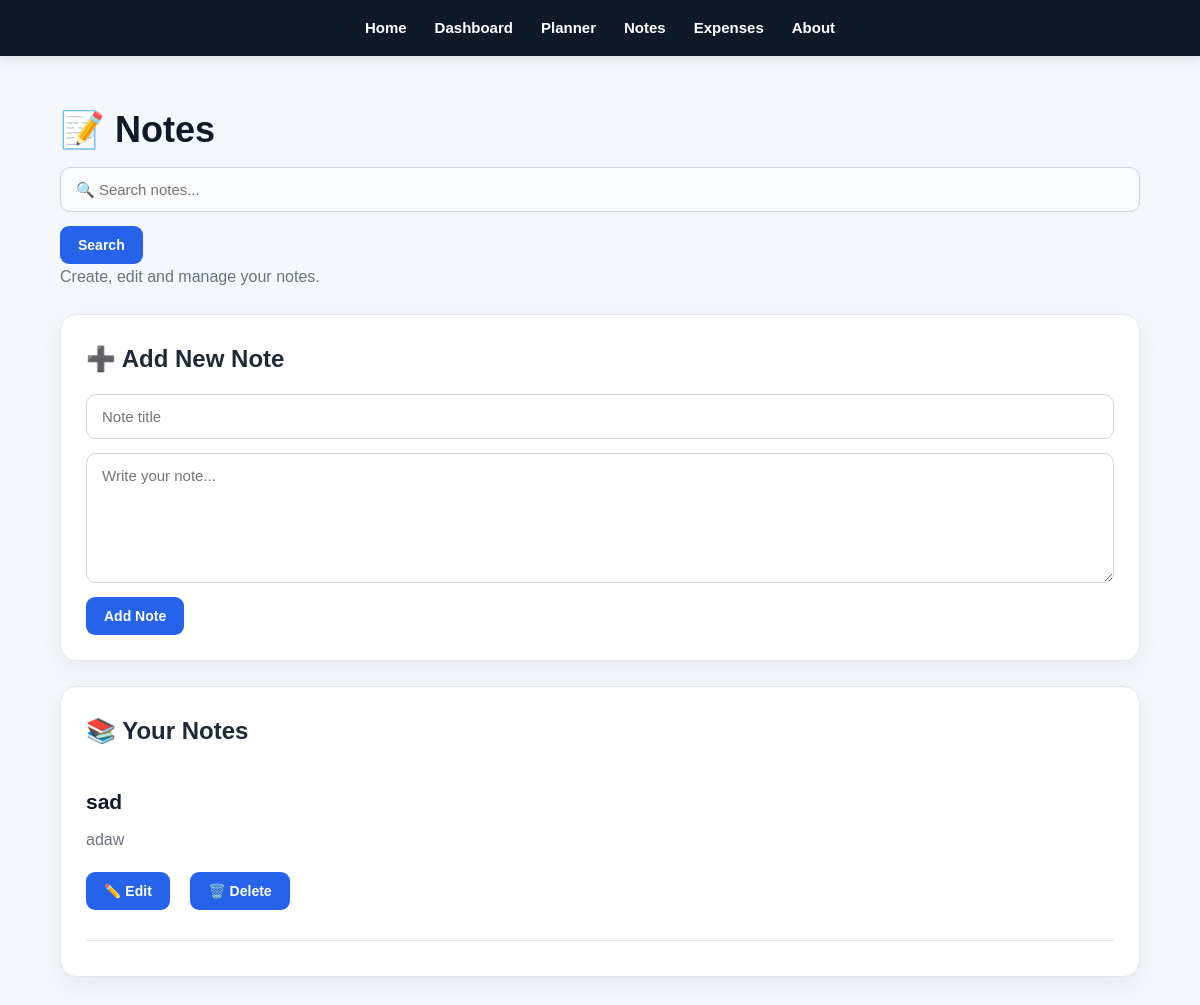
The page /notes on the database as committed earlier.
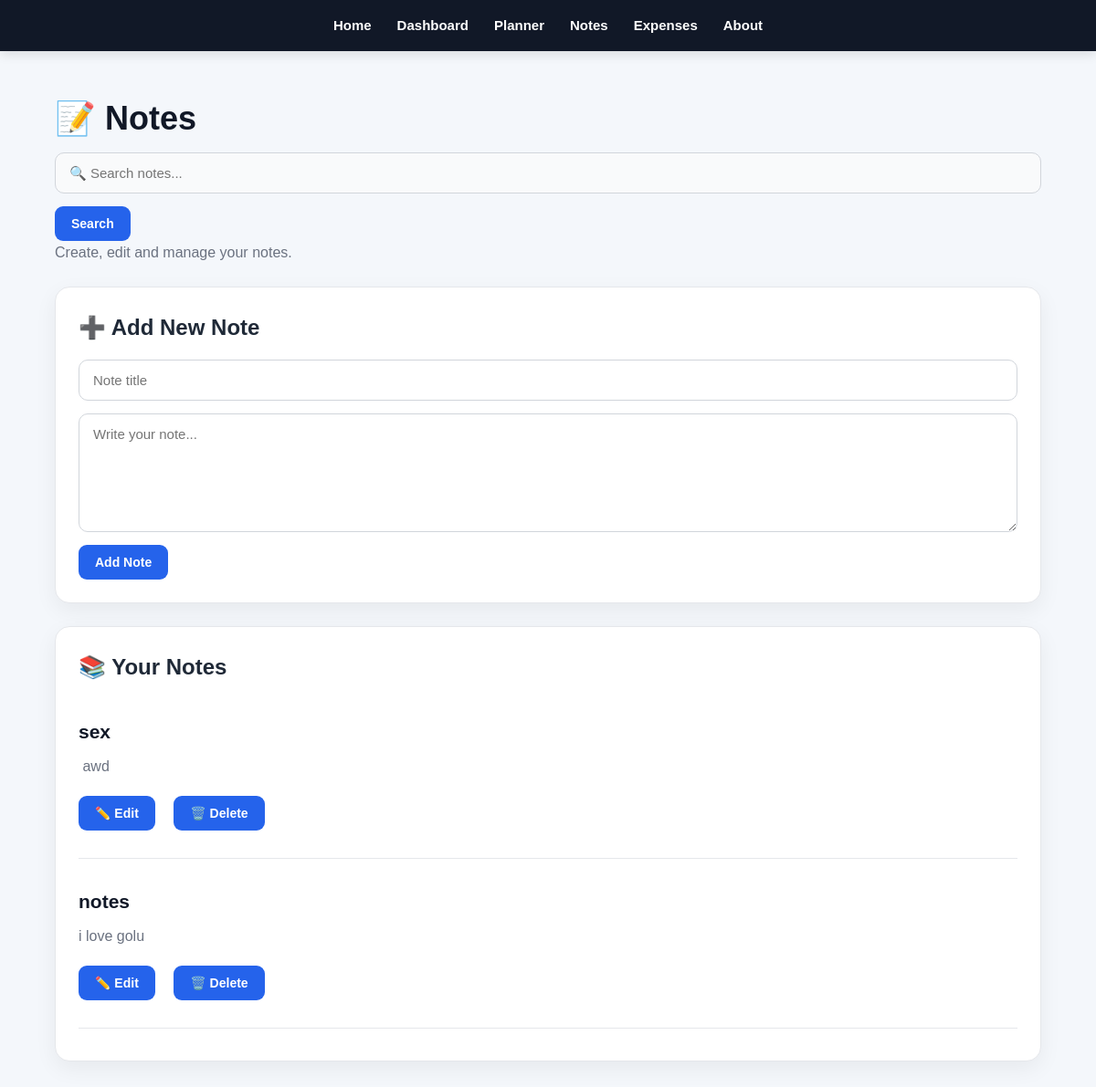
The same page on the database as committed later.
### tables this page shows
CREATE TABLE notes (
    id INTEGER PRIMARY KEY AUTOINCREMENT,
    title TEXT NOT NULL,
    content TEXT NOT NULL
);

### app.py (the view, shortened to what this page needs)
@app.route("/notes", methods=["GET", "POST"])
def notes():
    connection = sqlite3.connect(DATABASE)
    cursor = connection.cursor()
    search = request.args.get("search", "").strip()
    if search:
        cursor.execute(
            """
            SELECT * FROM notes
            WHERE title LIKE ? OR content LIKE ?
            ORDER BY id DESC
            """,
            (f"%{search}%", f"%{search}%")
        )
    else:
        cursor.execute(
            "SELECT * FROM notes ORDER BY id DESC"
        )
    notes = cursor.fetchall()
    connection.close()
    return render_template(
        "notes.html",
        notes=notes,
        search=search
    )

### templates/notes.html (shortened to what this page needs)
<!DOCTYPE html>
<html lang="en">
<head>
    <link rel="stylesheet"
          href="{{ url_for('static', filename='css/style.css') }}">
</head>
<body>
<nav>
    <a href="/">Home</a>
    <a href="/dashboard">Dashboard</a>
    <a href="/planner">Planner</a>
    <a href="/notes">Notes</a>
    <a href="/expenses">Expenses</a>
    <a href="/about">About</a>
</nav>
<div class="container">
    <h1>📝 Notes</h1>
    <form method="GET" action="/notes">
    <input
        type="text"
        name="search"
        placeholder="🔍 Search notes..."
        value="{{ search }}"
    >
    <button type="submit">
        Search
    </button>
</form>
    <p>Create, edit and manage your notes.</p>
    <div class="card">
        <h2>➕ Add New Note</h2>
        <form method="POST" action="/notes">
            <input
                type="text"
                name="title"
                placeholder="Note title"
                required
            >
            <textarea
                name="content"
                placeholder="Write your note..."
                rows="6"
                required
            ></textarea>
            <button type="submit">
                Add Note
            </button>
        </form>
    </div>
    <div class="card">
        <h2>📚 Your Notes</h2>
        {% if notes %}
            {% for note in notes %}
                <div class="note">
                    <h3>{{ note[1] }}</h3>
                    <p>{{ note[2] }}</p>
                    <a href="/edit_note/{{ note[0] }}">
                        <button type="button">
                            ✏️ Edit
                        </button>
                    </a>
                    <a href="/delete_note/{{ note[0] }}">
                        <button type="button">
                            🗑️ Delete
                        </button>
                    </a>
                </div>
                <hr>
            {% endfor %}
        {% else %}
            <p>
                No notes yet. Create your first note above.
            </p>
        {% endif %}
    </div>
</div>
</body>
</html>

### static/css/style.css (style rules this page uses)
* { margin: 0; padding: 0; box-sizing: border-box; }
body { font-family: Arial, Helvetica, sans-serif; background: #f4f7fb; color: #1f2937; line-height: 1.6; }
nav { background: #111827; padding: 16px 30px; display: flex; justify-content: center; gap: 28px; box-shadow: 0 3px 12px rgba(0, 0, 0, 0.12); }
nav a { color: white; text-decoration: none; font-size: 15px; font-weight: 600; transition: 0.2s ease; }
.container { width: 90%; max-width: 1100px; margin: 45px auto; }
h1 { font-size: 36px; margin-bottom: 8px; color: #111827; }
h2 { margin-bottom: 15px; color: #1f2937; }
h3 { margin-bottom: 8px; color: #111827; }
p { color: #6b7280; }
.card { background: white; padding: 25px; margin-top: 25px; border-radius: 16px; box-shadow: 0 8px 25px rgba(0, 0, 0, 0.06); border: 1px solid #e5e7eb; }
form { display: flex; flex-direction: column; gap: 14px; }
input, textarea, select { width: 100%; padding: 13px 15px; border: 1px solid #d1d5db; border-radius: 10px; font-size: 15px; font-family: inherit; background: white; outline: none; transition: border-color 0.2s ease, box-shadow 0.2s ease; }
textarea { resize: vertical; min-height: 130px; }
button { width: fit-content; padding: 11px 18px; border: none; border-radius: 9px; background: #2563eb; color: white; font-size: 14px; font-weight: 600; cursor: pointer; transition: background 0.2s ease, transform 0.2s ease; }
a { color: #2563eb; }
.note { padding: 20px 0; }
.note h3 { font-size: 21px; }
.note p { margin-bottom: 12px; white-space: pre-wrap; }
.note a { text-decoration: none; margin-right: 8px; }
.note button { margin-top: 5px; }
hr { border: none; border-top: 1px solid #e5e7eb; margin: 10px 0; }
input[name="search"] { background: #f9fafb; }
.card a button { margin-right: 8px; margin-top: 8px; }

Rows that differ between the two databases and show on the page:
removed notes: title "sad", content "adaw"
added notes: title "sex", content "awd"
added notes: title "notes", content "i love golu"
